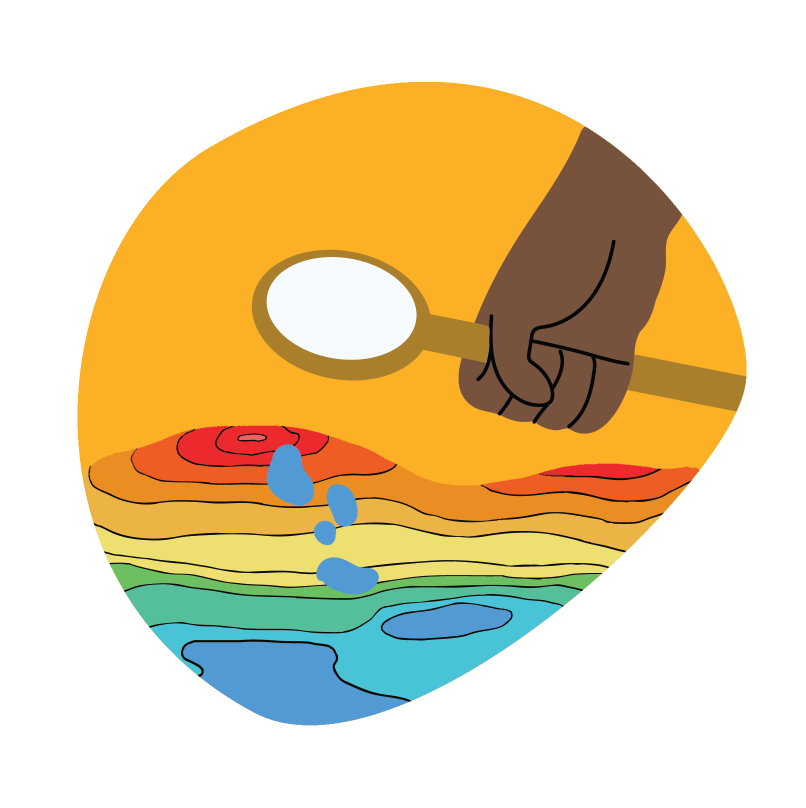
#> input picture Where Is The Water/WITW Archieve/Where is the Water Media/instructions.png, 1611 x 1615 px, given in place of the camera (shown at 1/2 size)
$ python circle.py
#> lines starting #> are read from the running program, lines starting #| are printed output that depends on the picture; after the words box and inside, x2 and y2 are one past the last pixel; in counts of white or black regions, pixels touching at a corner belong together
import numpy as np
import cv2
import pyautogui

kinect_cam = cv2.VideoCapture(0, cv2.CAP_DSHOW)

# roughly define the upper right and lower left
# bounds of the sandbox
upperBound_x, upperBound_y, lowerBound_x, lowerBound_y = 400, 100, 1500, 1400

# hold the circle from the previous frame
prevCircle = None

# function to calculate distance between two circles in the list
dist = lambda x1, y1, x2, y2: (x1 - x2) ** 2 + (y1 - y2) ** 2

while True:
    ret, frame = kinect_cam.read()
#> frame is the input picture: shape (1615, 1611, 3); mean B, G, R 167.9, 207.7, 226.8
    pyautogui.FAILSAFE = False

    # flip kinect live video horizontally
    frame = cv2.flip(frame, 0)
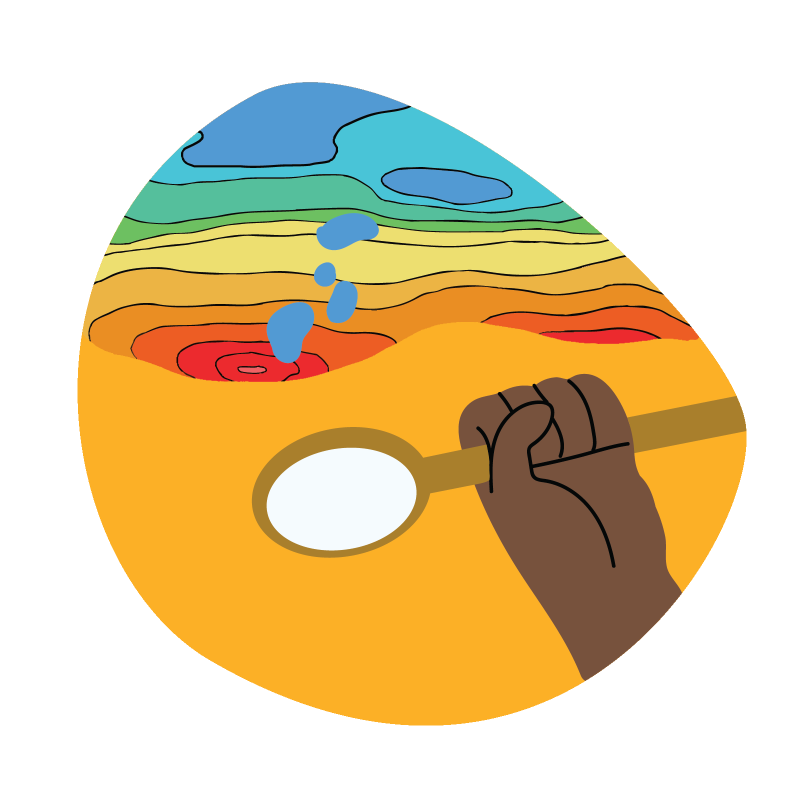
#> frame: shape (1615, 1611, 3) (shown at 1/2 size); mean B, G, R 167.9, 207.7, 226.8

    # rotate kinect cam feed to match the Unity projection
    #frame = cv2.rotate(frame, cv2.ROTATE_90_CLOCKWISE)

    # gray scale the kinect video
    gray_kinect_cam = cv2.cvtColor(frame, cv2.COLOR_BGR2GRAY)
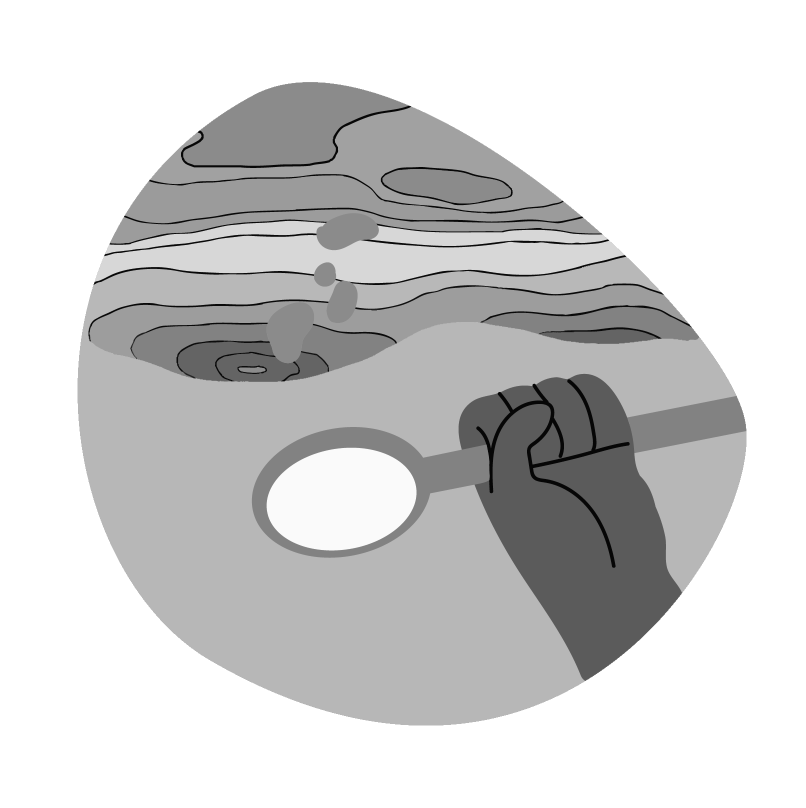
#> gray_kinect_cam: shape (1615, 1611) (shown at 1/2 size); min 6, max 255, mean 208.9

    # get rid of some noise
    blurFrame = cv2.GaussianBlur(gray_kinect_cam, (15, 15), 0)

    # 1.2 = dp, the precision and accuracy
    # 700 = the minimum distance between the center of two circles,
    # if only detecting one circle, have a high number, if detecting
    # multiple circles, lower the number
    # param1 = sensitivity - too high: won't detect enough circles,
    # too low = will detect too many circles
    # param2 = accuracy - number of points / edges needed to declare a
    # circle is present - too low: detect too many circles,
    # too high: detect too few circles
    # minRadius = minimum size of circle to be detected (if farther from webcam)
    # maxRadius = maximum size of circle to be detected (if closer to webcam)
    # circles returns list of circles found
    circles = cv2.HoughCircles(blurFrame, cv2.HOUGH_GRADIENT, 1.2, 700,
                               param1=100, param2=50, minRadius=25, maxRadius=75)
#> circles = [[978.6, 853.8, 61.96]]

    # if we have found a circle
    if circles is not None:
        circles = np.uint16(np.around(circles))
#> circles = [[979, 854, 62]]
        # chosen holds the circle to compare other circles to
        chosen = None
        for i in circles[0, :]:
            if ( upperBound_x < i[0] < lowerBound_x ) and ( upperBound_y < i[1] < lowerBound_y ):
                if chosen is None:
                    chosen = i
                if prevCircle is not None:
                    # if we find a circle that is closer in distance, set as new center
                    #if dist(chosen[0], chosen[1], prevCircle[0], prevCircle[1]) <= dist(i[0], i[1], prevCircle[0], prevCircle[1]):
                    if ( upperBound_x <= chosen[0] < (upperBound_x + lowerBound_x) ) and ( upperBound_y <= chosen[1] < ( upperBound_y + lowerBound_y) ):
                        chosen = i
            # check if circle is within the sand"box" rectangle
            if chosen is not None:
                # draw the chosen circle's center
                cv2.circle(frame, (chosen[0], chosen[1]), 1, (0, 100, 100), 3)
                # draw around the circumference of the chosen circle
                cv2.circle(frame, (chosen[0], chosen[1]), chosen[2], (255, 0, 255), 3)
                pyautogui.moveTo(chosen[0] + chosen[2], chosen[1] + chosen[2], 0)
                pyautogui.mouseDown(button='left')
                prevCircle = chosen
#> this loop made 1 pass
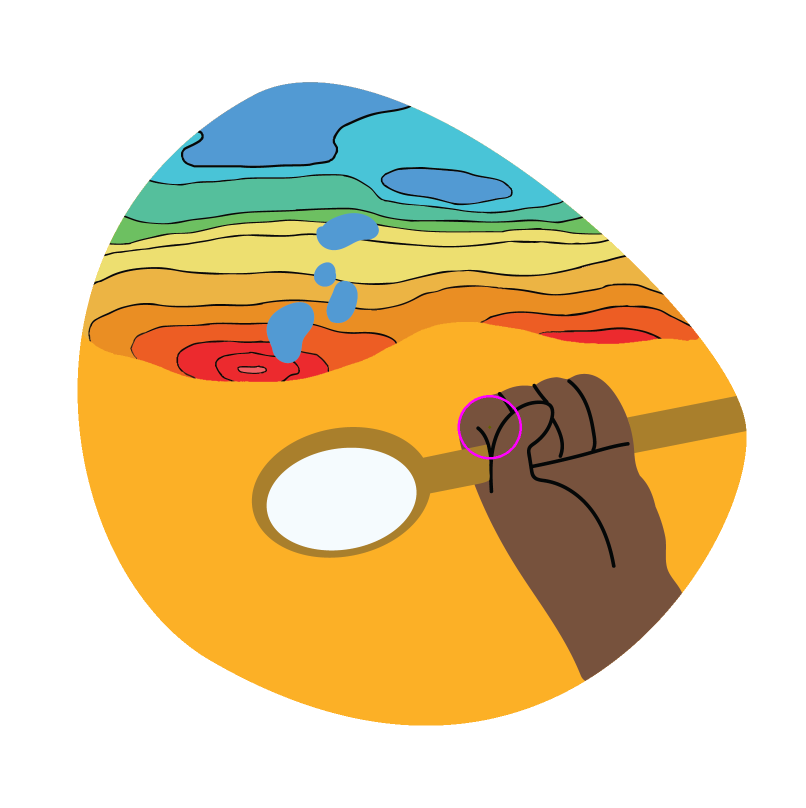
#> frame: shape (1615, 1611, 3) (shown at 1/2 size); 0.08% of pixels changed, all inside (x1, y1, x2, y2) = (915, 790, 1044, 919)

    pyautogui.mouseUp(button='left')
    # show the output in the cam
    cv2.rectangle(frame, (upperBound_x, upperBound_y), (lowerBound_x, lowerBound_y), (255, 0, 0), 5)
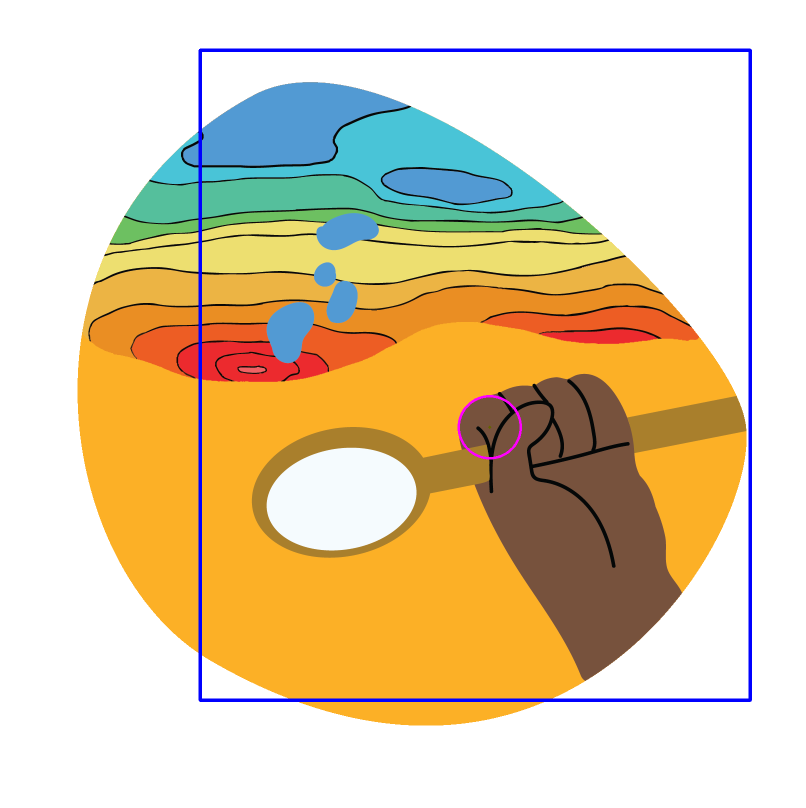
#> frame: shape (1615, 1611, 3) (shown at 1/2 size); 1.29% of pixels changed, all inside (x1, y1, x2, y2) = (397, 97, 1504, 1404)
    cv2.imshow("circles", gray_kinect_cam)

    if cv2.waitKey(1) & 0xFF == ord('q'):
#> (key q is pressed here)
        break

kinect_cam.release()
cv2.destroyAllWindows()
